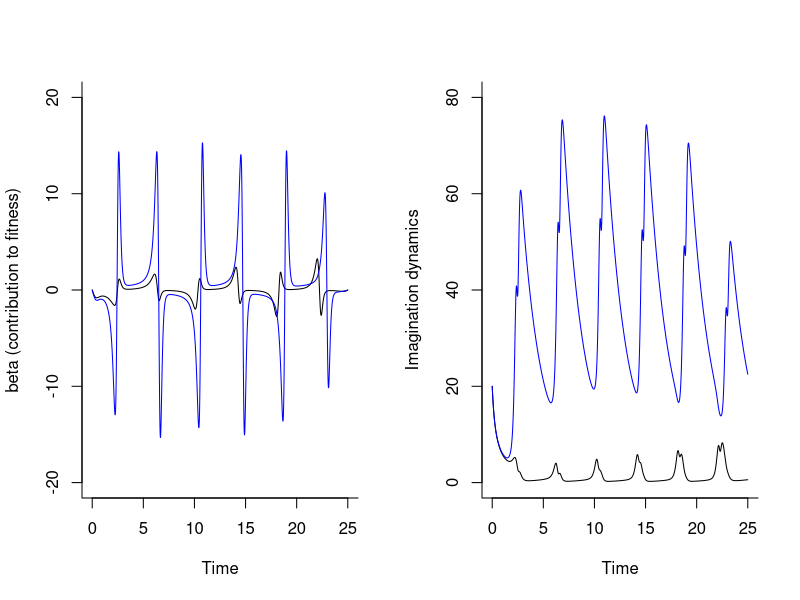

Write the R code that produced this figure.
#imagination optimal control

obs=10000 
nobs=obs+1
tol=0.001

beta=array(0,dim=c(nobs)) 
beta1=array(0,dim=c(nobs)) 
oldbeta=array(0,dim=c(nobs)) 
x=array(0,dim=c(nobs)) 
oldx=array(0,dim=c(nobs))
y=array(0,dim=c(nobs))
oldy=array(0,dim=c(nobs))
M=array(0,dim=c(nobs))
oldM=array(0,dim=c(nobs)) 

lambda1=array(0,dim=c(nobs)) 
lambda2=array(0,dim=c(nobs))
lambda3=array(0,dim=c(nobs))
oldlambda1=array(0,dim=c(nobs))
oldlambda2=array(0,dim=c(nobs))
oldlambda3=array(0,dim=c(nobs)) 

nbeta=array(0,dim=c(nobs)) 
nbeta1=array(0,dim=c(nobs)) 
noldbeta=array(0,dim=c(nobs)) 
nx=array(0,dim=c(nobs)) 
noldx=array(0,dim=c(nobs))
ny=array(0,dim=c(nobs))
noldy=array(0,dim=c(nobs))
N=array(0,dim=c(nobs))
noldN=array(0,dim=c(nobs)) 

nlambda1=array(0,dim=c(nobs)) 
nlambda2=array(0,dim=c(nobs))
nlambda3=array(0,dim=c(nobs))
noldlambda1=array(0,dim=c(nobs))
noldlambda2=array(0,dim=c(nobs))
noldlambda3=array(0,dim=c(nobs)) 

pow=function(x,n){x^n}

x[1]=1.0
y[1]=1.0
M[1]=20.0

nx[1]=1.0
ny[1]=1.0
N[1]=20.0

alpha=1.75
rho=0.5
c=2.25
gamma=0.1

epsilon1=3.0
epsilon2=2.0

nalpha=1.75
nrho=0.5
nc=2.5
ngamma=0.1

nepsilon1=3.0
nepsilon2=2.0

h=0.0025
ht=h/2
count=0

repeat {
  
  for(i in 1:obs){
    oldbeta[i]=beta[i]
    oldx[i]=x[i]
    oldy[i]=y[i]
    oldM[i]=M[i]
    oldlambda1[i]=lambda1[i]
    oldlambda2[i]=lambda2[i]
    oldlambda3[i]=lambda3[i]
    
    noldbeta[i]=nbeta[i]
    noldx[i]=nx[i]
    noldy[i]=ny[i]
    noldN[i]=N[i]
    noldlambda1[i]=nlambda1[i]
    noldlambda2[i]=nlambda2[i]
    noldlambda3[i]=nlambda3[i]
    }
  
  for(j in 1:obs){
    
    k11=y[j]
    k12=c*(1-pow(x[j],2))*y[j]-x[j]
    k13=alpha-rho*M[j]-gamma*M[j]*N[j]+beta[j]*(y[j]+c*(1-pow(x[j],2))*y[j]-x[j])
    
    nk11=ny[j]
    nk12=nc*(1-pow(nx[j],2))*ny[j]-nx[j]
    nk13=nalpha-nrho*N[j]-ngamma*M[j]*N[j]+nbeta[j]*(ny[j]+nc*(1-pow(nx[j],2))*ny[j]-nx[j])
    
    #------------------
    
    k21=y[j]+ht*k12
    k22=c*(1-pow((x[j]+ht*k11),2))*(y[j]+ht*k12)-(x[j]+ht*k11)
    k23=alpha-rho*(M[j]+ht*k13)-gamma*(M[j]+ht*k13)*(N[j]+ht*nk13)+0.5*(beta[j]+beta[j+1])*((y[j]+ht*k12)+c*(1-pow((x[j]+ht*k11),2))*(y[j]+ht*k12)-(x[j]+ht*k11))
    
    nk21=ny[j]+ht*nk12
    nk22=nc*(1-pow((nx[j]+ht*nk11),2))*(ny[j]+ht*nk12)-(nx[j]+ht*nk11)
    nk23=nalpha-nrho*(N[j]+ht*nk13)-ngamma*(M[j]+ht*k13)*(N[j]+ht*nk13)+0.5*(nbeta[j]+nbeta[j+1])*((ny[j]+ht*nk12)+nc*(1-pow((nx[j]+ht*nk11),2))*(ny[j]+ht*nk12)-(nx[j]+ht*nk11))
    
    #------------------
    
    k31=y[j]+ht*k22
    k32=c*(1-pow((x[j]+ht*k21),2))*(y[j]+ht*k22)-(x[j]+ht*k21)
    k33=alpha-rho*(M[j]+ht*k23)-gamma*(M[j]+ht*k23)*(N[j]+ht*nk23)+0.5*(beta[j]+beta[j+1])*((y[j]+ht*k22)+c*(1-pow((x[j]+ht*k21),2))*(y[j]+ht*k22)-(x[j]+ht*k21))
    
    nk31=ny[j]+ht*nk22
    nk32=nc*(1-pow((nx[j]+ht*nk21),2))*(ny[j]+ht*nk22)-(nx[j]+ht*nk21)
    nk33=nalpha-nrho*(N[j]+ht*nk23)-ngamma*(M[j]+ht*k23)*(N[j]+ht*nk23)+0.5*(nbeta[j]+nbeta[j+1])*((ny[j]+ht*nk22)+nc*(1-pow((nx[j]+ht*nk21),2))*(ny[j]+ht*nk22)-(nx[j]+ht*nk21))
    
    #------------------
    
    k41=y[j]+h*k32
    k42=c*(1-pow((x[j]+h*k31),2))*(y[j]+h*k32)-(x[j]+h*k31)
    k43=alpha-rho*(M[j]+h*k33)-gamma*(M[j]+h*k33)*(N[j]+h*nk33)+beta[j+1]*((y[j]+h*k32)+c*(1-pow((x[j]+h*k31),2))*(y[j]+h*k32)-(x[j]+h*k31))
    
    nk41=ny[j]+h*nk32
    nk42=nc*(1-pow((nx[j]+h*nk31),2))*(ny[j]+h*nk32)-(nx[j]+h*nk31)
    nk43=nalpha-nrho*(N[j]+h*nk33)-ngamma*(M[j]+h*k33)*(N[j]+h*nk33)+nbeta[j+1]*((ny[j]+h*nk32)+nc*(1-pow((nx[j]+h*nk31),2))*(ny[j]+h*nk32)-(nx[j]+h*nk31))
    
    #------------------
    
    x[j+1]=x[j]+(h/6.0)*(k11+2*k21+2*k31+k41);
    y[j+1]=y[j]+(h/6.0)*(k12+2*k22+2*k32+k42);
    M[j+1]=M[j]+(h/6.0)*(k13+2*k23+2*k33+k43);
    
    nx[j+1]=nx[j]+(h/6.0)*(nk11+2*nk21+2*nk31+nk41);
    ny[j+1]=ny[j]+(h/6.0)*(nk12+2*nk22+2*nk32+nk42);
    N[j+1]=N[j]+(h/6.0)*(nk13+2*nk23+2*nk33+nk43);
    
      
  }
  
  
  for(i in 1:obs){
    j=obs+2-i;
    
    dbeta=0.5*(beta[j]+beta[j-1])
    ndbeta=0.5*(nbeta[j]+nbeta[j-1])
    
    kl11=-(-2*lambda2[j]*c*x[j]*y[j]- lambda2[j] - 2*lambda3[j]*c*beta[j]*x[j]*y[j]-lambda3[j]*beta[j])
    kl12=-(lambda1[j]+lambda2[j]*c*(1-pow(x[j],2))+lambda3[j]*(beta[j]+beta[j]*c*(1-pow(x[j],2))))
    kl13=-(epsilon1 - lambda3[j]*(rho+gamma*N[j]))
    
    nkl11=-(-2*nlambda2[j]*nc*nx[j]*ny[j] - nlambda2[j] - 2*nlambda3[j]*nc*nbeta[j]*nx[j]*ny[j]-nlambda3[j]*nbeta[j])
    nkl12=-(nlambda1[j]+nlambda2[j]*nc*(1-pow(nx[j],2))+nlambda3[j]*(nbeta[j]+nbeta[j]*nc*(1-pow(nx[j],2))))
    nkl13=-(nepsilon1 - nlambda3[j]*nrho-nlambda3[j]*ngamma*M[j])
    
    #------------------ 
    
    kl21=-(-2*(lambda2[j]-ht*kl12)*c*x[j]*y[j]- (lambda2[j]-ht*kl12) - 2*(lambda3[j]-ht*kl13)*c*dbeta*x[j]*y[j]-(lambda3[j]-ht*kl13)*dbeta)
    kl22=-((lambda1[j]-ht*kl11)+(lambda2[j]-ht*kl12)*c*(1-pow(x[j],2))+(lambda3[j]-ht*kl13)*(dbeta+dbeta*c*(1-pow(x[j],2))))
    kl23=-(epsilon1 - (lambda3[j]-ht*kl13)*(rho+gamma*N[j]))
    
    nkl21=-(-2*(nlambda2[j]-ht*nkl12)*nc*nx[j]*ny[j]- (nlambda2[j]-ht*nkl12) - 2*(nlambda3[j]-ht*nkl13)*nc*ndbeta*nx[j]*ny[j]-(nlambda3[j]-ht*nkl13)*ndbeta)
    nkl22=-((nlambda1[j]-ht*nkl11)+(nlambda2[j]-ht*nkl12)*nc*(1-pow(nx[j],2))+(nlambda3[j]-ht*nkl13)*(ndbeta+ndbeta*nc*(1-pow(nx[j],2))))
    nkl23=-(nepsilon1 - (nlambda3[j]-ht*nkl13)*nrho-(nlambda3[j]-ht*nkl13)*ngamma*M[j])
    
    #------------------
    
    kl31=-(-2*(lambda2[j]-ht*kl22)*c*x[j]*y[j]- (lambda2[j]-ht*kl22) - 2*(lambda3[j]-ht*kl23)*c*dbeta*x[j]*y[j]-(lambda3[j]-ht*kl23)*dbeta)
    kl32=-((lambda1[j]-ht*kl21)+(lambda2[j]-ht*kl22)*c*(1-pow(x[j],2))+(lambda3[j]-ht*kl23)*(dbeta+dbeta*c*(1-pow(x[j],2))))
    kl33=-(epsilon1 - (lambda3[j]-ht*kl23)*(rho+gamma*N[j]))
    
    nkl31=-(-2*(nlambda2[j]-ht*nkl22)*nc*nx[j]*ny[j]- (nlambda2[j]-ht*nkl22) - 2*(nlambda3[j]-ht*nkl23)*nc*ndbeta*nx[j]*ny[j]-(nlambda3[j]-ht*nkl23)*ndbeta)
    nkl32=-((nlambda1[j]-ht*nkl21)+(nlambda2[j]-ht*nkl22)*nc*(1-pow(nx[j],2)) +(nlambda3[j]-ht*nkl23)*(ndbeta+ndbeta*nc*(1-pow(nx[j],2))))
    nkl33=-(nepsilon1 - (nlambda3[j]-ht*nkl23)*nrho-(nlambda3[j]-ht*nkl23)*ngamma*M[j])
    
    #------------------
    
    kl41=-(-2*(lambda2[j]-h*kl32)*c*x[j]*y[j]- (lambda2[j]-h*kl32) - 2*(lambda3[j]-h*kl33)*c*beta[j-1]*x[j]*y[j]-(lambda3[j]-h*kl33)*beta[j-1])
    kl42=-((lambda1[j]-h*kl31)+(lambda2[j]-h*kl32)*c*(1-pow(x[j],2))+(lambda3[j]-h*kl33)*(beta[j-1]+beta[j-1]*c*(1-pow(x[j],2))))
    kl43=-(epsilon1 - (lambda3[j]-h*kl33)*(rho+gamma*N[j]))
    
    nkl41=-(-2*(nlambda2[j]-h*nkl32)*nc*nx[j]*ny[j]- (nlambda2[j]-h*nkl32) - 2*(nlambda3[j]-h*nkl33)*nc*nbeta[j-1]*nx[j]*ny[j]-(nlambda3[j]-h*nkl33)*nbeta[j-1])
    nkl42=-((nlambda1[j]-h*nkl31)+(nlambda2[j]-h*nkl32)*nc*(1-pow(nx[j],2)) +(nlambda3[j]-h*nkl33)*(nbeta[j-1]+nbeta[j-1]*nc*(1-pow(nx[j],2))))
    nkl43=-(nepsilon1 - (nlambda3[j]-h*nkl33)*nrho-(nlambda3[j]-h*nkl33)*ngamma*M[j])
    
    #------------------
  
    lambda1[j-1]=lambda1[j]-(h/6.0)*(kl11+2.0*kl21+2.0*kl31+kl41)
    lambda2[j-1]=lambda2[j]-(h/6.0)*(kl12+2.0*kl22+2.0*kl32+kl42)
    lambda3[j-1]=lambda3[j]-(h/6.0)*(kl13+2.0*kl23+2.0*kl33+kl43)
    
    nlambda1[j-1]=nlambda1[j]-(h/6.0)*(nkl11+2.0*nkl21+2.0*nkl31+nkl41)
    nlambda2[j-1]=nlambda2[j]-(h/6.0)*(nkl12+2.0*nkl22+2.0*nkl32+nkl42)
    nlambda3[j-1]=nlambda3[j]-(h/6.0)*(nkl13+2.0*nkl23+2.0*nkl33+nkl43)
  }
  
  for(kv in 1:obs){
    beta1[kv]=lambda3[kv]*(y[kv]+c*(1-pow(x[kv],2))*y[kv]-x[kv])/(2*epsilon2)
    beta[kv]=(beta1[kv]+oldbeta[kv])/2
    
    nbeta1[kv]=nlambda3[kv]*(ny[kv]+nc*(1-pow(nx[kv],2))*ny[kv]-nx[kv])/(2*nepsilon2)
    nbeta[kv]=(nbeta1[kv]+noldbeta[kv])/2}
  
  st=array(0, dim=c(14)) 
  tmp=array(0, dim=c(7)) 
  
  nst=array(0, dim=c(14)) 
  ntmp=array(0, dim=c(7)) 
  
  for(kv in 1:obs){
    
    #player 1
    st[1]=st[1]+abs(beta[kv])
    st[2]=st[2]+abs(oldbeta[kv]-beta[kv])
    
    st[3]=st[3]+abs(x[kv])
    st[4]=st[4]+abs(oldx[kv]-x[kv])
    
    st[5]=st[5]+abs(y[kv])
    st[6]=st[6]+abs(oldy[kv]-y[kv])
    
    st[7]=st[7]+abs(M[kv])
    st[8]=st[8]+abs(oldM[kv]-M[kv])
    
    st[9]=st[9]+abs(lambda1[kv])
    st[10]=st[10]+abs(oldlambda1[kv]-lambda1[kv])
    
    st[11]=st[11]+abs(lambda2[kv])
    st[12]=st[12]+abs(oldlambda2[kv]-lambda2[kv])
    
    st[13]=st[13]+abs(lambda3[kv])
    st[14]=st[14]+abs(oldlambda3[kv]-lambda3[kv])
    
    #player 2
    nst[1]=nst[1]+abs(nbeta[kv])
    nst[2]=nst[2]+abs(noldbeta[kv]-nbeta[kv])
    
    nst[3]=nst[3]+abs(nx[kv])
    nst[4]=nst[4]+abs(noldx[kv]-nx[kv])
    
    nst[5]=nst[5]+abs(ny[kv])
    nst[6]=nst[6]+abs(noldy[kv]-ny[kv])
    
    nst[7]=nst[7]+abs(N[kv])
    nst[8]=nst[8]+abs(noldN[kv]-N[kv])
    
    nst[9]=nst[9]+abs(nlambda1[kv])
    nst[10]=nst[10]+abs(noldlambda1[kv]-nlambda1[kv])
    
    nst[11]=nst[11]+abs(nlambda2[kv])
    nst[12]=nst[12]+abs(noldlambda2[kv]-nlambda2[kv])
    
    nst[13]=nst[13]+abs(nlambda3[kv])
    nst[14]=nst[14]+abs(noldlambda3[kv]-nlambda3[kv])
  }
  
  tmp[1]=tol*st[1]-st[2]
  tmp[2]=tol*st[3]-st[4]
  tmp[3]=tol*st[5]-st[6]
  tmp[4]=tol*st[7]-st[8]
  tmp[5]=tol*st[9]-st[10]
  tmp[6]=tol*st[11]-st[12]
  tmp[7]=tol*st[13]-st[14]
  
  t1=min(tmp[1],tmp[2])
  t2=min(t1,tmp[3])
  t3=min(t2,tmp[4])
  t4=min(t3,tmp[5])
  t5=min(t4,tmp[6])
  v=min(t5,tmp[7])
  
  #player 2 
  
  ntmp[1]=tol*nst[1]-nst[2]
  ntmp[2]=tol*nst[3]-nst[4]
  ntmp[3]=tol*nst[5]-nst[6]
  ntmp[4]=tol*nst[7]-nst[8]
  ntmp[5]=tol*nst[9]-nst[10]
  ntmp[6]=tol*nst[11]-nst[12]
  ntmp[7]=tol*nst[13]-nst[14]
  
  nt1=min(ntmp[1],ntmp[2])
  nt2=min(nt1,ntmp[3])
  nt3=min(nt2,ntmp[4])
  nt4=min(nt3,ntmp[5])
  nt5=min(nt4,ntmp[6])
  nv=min(nt5,ntmp[7])

  count=count+1
  if(v>0 && nv>0) {break}
}

par(mfrow=c(1,2))
t=seq(0,obs*h,length=nobs)
plot(seq(0,obs*h,length=10),seq(-20,20,length=10),type="n",bty="l",xlab="Time",
     ylab="beta (contribution to fitness)")
lines(t,beta)
lines(t,nbeta,col="blue")

plot(seq(0,obs*h,length=10),seq(0,80,length=10),type="n",bty="l",xlab="Time",
     ylab="Imagination dynamics")
lines(t,M)
lines(t,N,col="blue")
